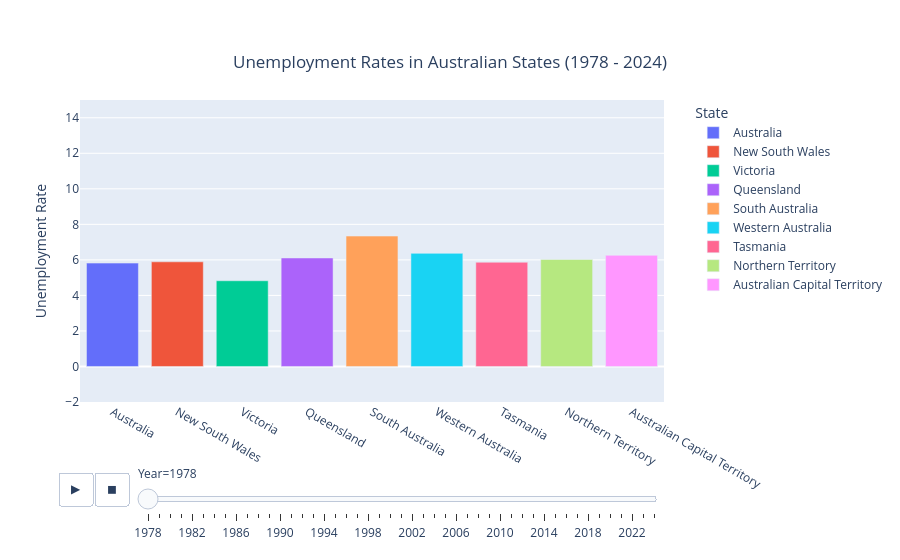

Here is the notebook cell this chart was saved with:
### Code cell
import pandas as pd
import plotly.express as px

# Load the dataset
file_path = r"./datatset/unemployment_of_all_states.csv"
df2 = pd.read_csv(file_path)

# Select data from the 11th row onward (index 10) and reset the index
df2 = df.iloc[9:].reset_index(drop=True)

# Select the relevant columns (Date and unemployment rate data for Australia and states from columns 82-90)
df2 = df2.iloc[:, [0, 82, 83, 84, 85, 86, 87, 88, 89, 90]]

# Rename the columns for easier reference
df2.columns = ['Date', 'Australia', 'New South Wales', 'Victoria', 'Queensland', 
               'South Australia', 'Western Australia', 'Tasmania', 
               'Northern Territory', 'Australian Capital Territory']

# Convert 'Date' column to datetime format
df2.loc[:, 'Date'] = pd.to_datetime(df2['Date'], format='%Y-%m-%d %H:%M:%S')

# Convert the rest of the columns to numeric, coercing errors (useful for handling non-numeric data)
for col in df2.columns[1:]:
    df2.loc[:, col] = pd.to_numeric(df2[col], errors='coerce')

# Extract year from Date and add as a separate column
df2['Year'] = df2['Date'].dt.year

# Melt the dataframe to create a long format suitable for animation
melted_df2 = df2.melt(id_vars=['Year'], value_vars=['Australia','New South Wales', 'Victoria', 'Queensland', 'South Australia', 
                                    'Western Australia', 'Tasmania', 'Northern Territory', 
                                    'Australian Capital Territory'], var_name='State', value_name='Unemployment Rate')

# Create a bar plot with animation for each state
fig = px.bar(melted_df2, x='State', y='Unemployment Rate', color='State', 
             animation_frame='Year', animation_group='State', range_y=[-2, 15],
             title='Unemployment Rates in Australian States (1978 - 2024)',
             labels={'Unemployment Rate': 'Unemployment Rate'})

# Customize layout for better UX
fig.update_layout(
    title={
        'text': "Unemployment Rates in Australian States (1978 - 2024)",
        'y': 0.9,
        'x': 0.5,
        'xanchor': 'center',
        'yanchor': 'top'
    },
    hovermode="x unified",  # Displays hover info for all states at the same x value
    legend_title="State",
    legend=dict(
        yanchor="top",
        y=1,
        xanchor="left",
        x=1.05
    ),
    margin=dict(t=100, b=150)  # Add more space between the graph and the slider bar
)

# Remove the x-axis title
fig.update_xaxes(title=None)

# Show the plot
fig.show()

### Figure 1 — Plotly figure (JSON) as saved in the notebook; plotly's stock layout.template omitted (floating-point values rounded to 4 significant figures)
{"data": [{"alignmentgroup": "True", "hovertemplate": "State=%{x}<br>Year=1978<br>Unemployment Rate=%{y}<extra></extra>", "ids": ["Australia", "Australia"], "legendgroup": "Australia", "marker": {"color": "#636efa", "pattern": {"shape": ""}}, "name": "Australia", "offsetgroup": "Australia", "orientation": "v", "showlegend": true, "textposition": "auto", "type": "bar", "x": ["Australia", "Australia"], "xaxis": "x", "y": [5.819, 6.767], "yaxis": "y"}, {"alignmentgroup": "True", "hovertemplate": "State=%{x}<br>Year=1978<br>Unemployment Rate=%{y}<extra></extra>", "ids": ["New South Wales", "New South Wales"], "legendgroup": "New South Wales", "marker": {"color": "#EF553B", "pattern": {"shape": ""}}, "name": "New South Wales", "offsetgroup": "New South Wales", "orientation": "v", "showlegend": true, "textposition": "auto", "type": "bar", "x": ["New South Wales", "New South Wales"], "xaxis": "x", "y": [5.891, 6.26], "yaxis": "y"}, {"alignmentgroup": "True", "hovertemplate": "State=%{x}<br>Year=1978<br>Unemployment Rate=%{y}<extra></extra>", "ids": ["Victoria", "Victoria"], "legendgroup": "Victoria", "marker": {"color": "#00cc96", "pattern": {"shape": ""}}, "name": "Victoria", "offsetgroup": "Victoria", "orientation": "v", "showlegend": true, "textposition": "auto", "type": "bar", "x": ["Victoria", "Victoria"], "xaxis": "x", "y": [4.825, 6.403], "yaxis": "y"}, {"alignmentgroup": "True", "hovertemplate": "State=%{x}<br>Year=1978<br>Unemployment Rate=%{y}<extra></extra>", "ids": ["Queensland", "Queensland"], "legendgroup": "Queensland", "marker": {"color": "#ab63fa", "pattern": {"shape": ""}}, "name": "Queensland", "offsetgroup": "Queensland", "orientation": "v", "showlegend": true, "textposition": "auto", "type": "bar", "x": ["Queensland", "Queensland"], "xaxis": "x", "y": [6.108, 7.419], "yaxis": "y"}, {"alignmentgroup": "True", "hovertemplate": "State=%{x}<br>Year=1978<br>Unemployment Rate=%{y}<extra></extra>", "ids": ["South Australia", "South Australia"], "legendgroup": "South Australia", "marker": {"color": "#FFA15A", "pattern": {"shape": ""}}, "name": "South Australia", "offsetgroup": "South Australia", "orientation": "v", "showlegend": true, "textposition": "auto", "type": "bar", "x": ["South Australia", "South Australia"], "xaxis": "x", "y": [7.339, 7.578], "yaxis": "y"}, {"alignmentgroup": "True", "hovertemplate": "State=%{x}<br>Year=1978<br>Unemployment Rate=%{y}<extra></extra>", "ids": ["Western Australia", "Western Australia"], "legendgroup": "Western Australia", "marker": {"color": "#19d3f3", "pattern": {"shape": ""}}, "name": "Western Australia", "offsetgroup": "Western Australia", "orientation": "v", "showlegend": true, "textposition": "auto", "type": "bar", "x": ["Western Australia", "Western Australia"], "xaxis": "x", "y": [6.367, 7.432], "yaxis": "y"}, {"alignmentgroup": "True", "hovertemplate": "State=%{x}<br>Year=1978<br>Unemployment Rate=%{y}<extra></extra>", "ids": ["Tasmania", "Tasmania"], "legendgroup": "Tasmania", "marker": {"color": "#FF6692", "pattern": {"shape": ""}}, "name": "Tasmania", "offsetgroup": "Tasmania", "orientation": "v", "showlegend": true, "textposition": "auto", "type": "bar", "x": ["Tasmania", "Tasmania"], "xaxis": "x", "y": [5.867, 7.083], "yaxis": "y"}, {"alignmentgroup": "True", "hovertemplate": "State=%{x}<br>Year=1978<br>Unemployment Rate=%{y}<extra></extra>", "ids": ["Northern Territory", "Northern Territory"], "legendgroup": "Northern Territory", "marker": {"color": "#B6E880", "pattern": {"shape": ""}}, "name": "Northern Territory", "offsetgroup": "Northern Territory", "orientation": "v", "showlegend": true, "textposition": "auto", "type": "bar", "x": ["Northern Territory", "Northern Territory"], "xaxis": "x", "y": [6.022, 5.385], "yaxis": "y"}, {"alignmentgroup": "True", "hovertemplate": "State=%{x}<br>Year=1978<br>Unemployment Rate=%{y}<extra></extra>", "ids": ["Australian Capital Territory", "Australian Capital Territory"], "legendgroup": "Australian Capital Territory", "marker": {"color": "#FF97FF", "pattern": {"shape": ""}}, "name": "Australian Capital Territory", "offsetgroup": "Australian Capital Territory", "orientation": "v", "showlegend": true, "textposition": "auto", "type": "bar", "x": ["Australian Capital Territory", "Australian Capital Territory"], "xaxis": "x", "y": [6.257, 9.666], "yaxis": "y"}], "layout": {"barmode": "relative", "hovermode": "x unified", "legend": {"title": {"text": "State"}, "tracegroupgap": 0, "x": 1.05, "xanchor": "left", "y": 1, "yanchor": "top"}, "margin": {"b": 150, "t": 100}, "sliders": [{"active": 0, "currentvalue": {"prefix": "Year="}, "len": 0.9, "pad": {"b": 10, "t": 60}, "steps": [{"args": [["1978"], {"frame": {"duration": 0, "redraw": true}, "fromcurrent": true, "mode": "immediate", "transition": {"duration": 0, "easing": "linear"}}], "label": "1978", "method": "animate"}, {"args": [["1979"], {"frame": {"duration": 0, "redraw": true}, "fromcurrent": true, "mode": "immediate", "transition": {"duration": 0, "easing": "linear"}}], "label": "1979", "method": "animate"}, {"args": [["1980"], {"frame": {"duration": 0, "redraw": true}, "fromcurrent": true, "mode": "immediate", "transition": {"duration": 0, "easing": "linear"}}], "label": "1980", "method": "animate"}, {"args": [["1981"], {"frame": {"duration": 0, "redraw": true}, "fromcurrent": true, "mode": "immediate", "transition": {"duration": 0, "easing": "linear"}}], "label": "1981", "method": "animate"}, {"args": [["1982"], {"frame": {"duration": 0, "redraw": true}, "fromcurrent": true, "mode": "immediate", "transition": {"duration": 0, "easing": "linear"}}], "label": "1982", "method": "animate"}, {"args": [["1983"], {"frame": {"duration": 0, "redraw": true}, "fromcurrent": true, "mode": "immediate", "transition": {"duration": 0, "easing": "linear"}}], "label": "1983", "method": "animate"}, {"args": [["1984"], {"frame": {"duration": 0, "redraw": true}, "fromcurrent": true, "mode": "immediate", "transition": {"duration": 0, "easing": "linear"}}], "label": "1984", "method": "animate"}, {"args": [["1985"], {"frame": {"duration": 0, "redraw": true}, "fromcurrent": true, "mode": "immediate", "transition": {"duration": 0, "easing": "linear"}}], "label": "1985", "method": "animate"}, {"args": [["1986"], {"frame": {"duration": 0, "redraw": true}, "fromcurrent": true, "mode": "immediate", "transition": {"duration": 0, "easing": "linear"}}], "label": "1986", "method": "animate"}, {"args": [["1987"], {"frame": {"duration": 0, "redraw": true}, "fromcurrent": true, "mode": "immediate", "transition": {"duration": 0, "easing": "linear"}}], "label": "1987", "method": "animate"}, {"args": [["1988"], {"frame": {"duration": 0, "redraw": true}, "fromcurrent": true, "mode": "immediate", "transition": {"duration": 0, "easing": "linear"}}], "label": "1988", "method": "animate"}, {"args": [["1989"], {"frame": {"duration": 0, "redraw": true}, "fromcurrent": true, "mode": "immediate", "transition": {"duration": 0, "easing": "linear"}}], "label": "1989", "method": "animate"}, {"args": [["1990"], {"frame": {"duration": 0, "redraw": true}, "fromcurrent": true, "mode": "immediate", "transition": {"duration": 0, "easing": "linear"}}], "label": "1990", "method": "animate"}, {"args": [["1991"], {"frame": {"duration": 0, "redraw": true}, "fromcurrent": true, "mode": "immediate", "transition": {"duration": 0, "easing": "linear"}}], "label": "1991", "method": "animate"}, {"args": [["1992"], {"frame": {"duration": 0, "redraw": true}, "fromcurrent": true, "mode": "immediate", "transition": {"duration": 0, "easing": "linear"}}], "label": "1992", "method": "animate"}, {"args": [["1993"], {"frame": {"duration": 0, "redraw": true}, "fromcurrent": true, "mode": "immediate", "transition": {"duration": 0, "easing": "linear"}}], "label": "1993", "method": "animate"}, {"args": [["1994"], {"frame": {"duration": 0, "redraw": true}, "fromcurrent": true, "mode": "immediate", "transition": {"duration": 0, "easing": "linear"}}], "label": "1994", "method": "animate"}, {"args": [["1995"], {"frame": {"duration": 0, "redraw": true}, "fromcurrent": true, "mode": "immediate", "transition": {"duration": 0, "easing": "linear"}}], "label": "1995", "method": "animate"}, {"args": [["1996"], {"frame": {"duration": 0, "redraw": true}, "fromcurrent": true, "mode": "immediate", "transition": {"duration": 0, "easing": "linear"}}], "label": "1996", "method": "animate"}, {"args": [["1997"], {"frame": {"duration": 0, "redraw": true}, "fromcurrent": true, "mode": "immediate", "transition": {"duration": 0, "easing": "linear"}}], "label": "1997", "method": "animate"}, {"args": [["1998"], {"frame": {"duration": 0, "redraw": true}, "fromcurrent": true, "mode": "immediate", "transition": {"duration": 0, "easing": "linear"}}], "label": "1998", "method": "animate"}, {"args": [["1999"], {"frame": {"duration": 0, "redraw": true}, "fromcurrent": true, "mode": "immediate", "transition": {"duration": 0, "easing": "linear"}}], "label": "1999", "method": "animate"}, {"args": [["2000"], {"frame": {"duration": 0, "redraw": true}, "fromcurrent": true, "mode": "immediate", "transition": {"duration": 0, "easing": "linear"}}], "label": "2000", "method": "animate"}, {"args": [["2001"], {"frame": {"duration": 0, "redraw": true}, "fromcurrent": true, "mode": "immediate", "transition": {"duration": 0, "easing": "linear"}}], "label": "2001", "method": "animate"}, {"args": [["2002"], {"frame": {"duration": 0, "redraw": true}, "fromcurrent": true, "mode": "immediate", "transition": {"duration": 0, "easing": "linear"}}], "label": "2002", "method": "animate"}, {"args": [["2003"], {"frame": {"duration": 0, "redraw": true}, "fromcurrent": true, "mode": "immediate", "transition": {"duration": 0, "easing": "linear"}}], "label": "2003", "method": "animate"}, {"args": [["2004"], {"frame": {"duration": 0, "redraw": true}, "fromcurrent": true, "mode": "immediate", "transition": {"duration": 0, "easing": "linear"}}], "label": "2004", "method": "animate"}, {"args": [["2005"], {"frame": {"duration": 0, "redraw": true}, "fromcurrent": true, "mode": "immediate", "transition": {"duration": 0, "easing": "linear"}}], "label": "2005", "method": "animate"}, {"args": [["2006"], {"frame": {"duration": 0, "redraw": true}, "fromcurrent": true, "mode": "immediate", "transition": {"duration": 0, "easing": "linear"}}], "label": "2006", "method": "animate"}, {"args": [["2007"], {"frame": {"duration": 0, "redraw": true}, "fromcurrent": true, "mode": "immediate", "transition": {"duration": 0, "easing": "linear"}}], "label": "2007", "method": "animate"}, {"args": [["2008"], {"frame": {"duration": 0, "redraw": true}, "fromcurrent": true, "mode": "immediate", "transition": {"duration": 0, "easing": "linear"}}], "label": "2008", "method": "animate"}, {"args": [["2009"], {"frame": {"duration": 0, "redraw": true}, "fromcurrent": true, "mode": "immediate", "transition": {"duration": 0, "easing": "linear"}}], "label": "2009", "method": "animate"}, {"args": [["2010"], {"frame": {"duration": 0, "redraw": true}, "fromcurrent": true, "mode": "immediate", "transition": {"duration": 0, "easing": "linear"}}], "label": "2010", "method": "animate"}, {"args": [["2011"], {"frame": {"duration": 0, "redraw": true}, "fromcurrent": true, "mode": "immediate", "transition": {"duration": 0, "easing": "linear"}}], "label": "2011", "method": "animate"}, {"args": [["2012"], {"frame": {"duration": 0, "redraw": true}, "fromcurrent": true, "mode": "immediate", "transition": {"duration": 0, "easing": "linear"}}], "label": "2012", "method": "animate"}, {"args": [["2013"], {"frame": {"duration": 0, "redraw": true}, "fromcurrent": true, "mode": "immediate", "transition": {"duration": 0, "easing": "linear"}}], "label": "2013", "method": "animate"}, {"args": [["2014"], {"frame": {"duration": 0, "redraw": true}, "fromcurrent": true, "mode": "immediate", "transition": {"duration": 0, "easing": "linear"}}], "label": "2014", "method": "animate"}, {"args": [["2015"], {"frame": {"duration": 0, "redraw": true}, "fromcurrent": true, "mode": "immediate", "transition": {"duration": 0, "easing": "linear"}}], "label": "2015", "method": "animate"}, {"args": [["2016"], {"frame": {"duration": 0, "redraw": true}, "fromcurrent": true, "mode": "immediate", "transition": {"duration": 0, "easing": "linear"}}], "label": "2016", "method": "animate"}, {"args": [["2017"], {"frame": {"duration": 0, "redraw": true}, "fromcurrent": true, "mode": "immediate", "transition": {"duration": 0, "easing": "linear"}}], "label": "2017", "method": "animate"}, {"args": [["2018"], {"frame": {"duration": 0, "redraw": true}, "fromcurrent": true, "mode": "immediate", "transition": {"duration": 0, "easing": "linear"}}], "label": "2018", "method": "animate"}, {"args": [["2019"], {"frame": {"duration": 0, "redraw": true}, "fromcurrent": true, "mode": "immediate", "transition": {"duration": 0, "easing": "linear"}}], "label": "2019", "method": "animate"}, {"args": [["2020"], {"frame": {"duration": 0, "redraw": true}, "fromcurrent": true, "mode": "immediate", "transition": {"duration": 0, "easing": "linear"}}], "label": "2020", "method": "animate"}, {"args": [["2021"], {"frame": {"duration": 0, "redraw": true}, "fromcurrent": true, "mode": "immediate", "transition": {"duration": 0, "easing": "linear"}}], "label": "2021", "method": "animate"}, {"args": [["2022"], {"frame": {"duration": 0, "redraw": true}, "fromcurrent": true, "mode": "immediate", "transition": {"duration": 0, "easing": "linear"}}], "label": "2022", "method": "animate"}, {"args": [["2023"], {"frame": {"duration": 0, "redraw": true}, "fromcurrent": true, "mode": "immediate", "transition": {"duration": 0, "easing": "linear"}}], "label": "2023", "method": "animate"}, {"args": [["2024"], {"frame": {"duration": 0, "redraw": true}, "fromcurrent": true, "mode": "immediate", "transition": {"duration": 0, "easing": "linear"}}], "label": "2024", "method": "animate"}], "x": 0.1, "xanchor": "left", "y": 0, "yanchor": "top"}], "title": {"text": "Unemployment Rates in Australian States (1978 - 2024)", "x": 0.5, "xanchor": "center", "y": 0.9, "yanchor": "top"}, "updatemenus": [{"buttons": [{"args": [null, {"frame": {"duration": 500, "redraw": true}, "fromcurrent": true, "mode": "immediate", "transition": {"duration": 500, "easing": "linear"}}], "label": "&#9654;", "method": "animate"}, {"args": [[null], {"frame": {"duration": 0, "redraw": true}, "fromcurrent": true, "mode": "immediate", "transition": {"duration": 0, "easing": "linear"}}], "label": "&#9724;", "method": "animate"}], "direction": "left", "pad": {"r": 10, "t": 70}, "showactive": false, "type": "buttons", "x": 0.1, "xanchor": "right", "y": 0, "yanchor": "top"}], "xaxis": {"anchor": "y", "categoryarray": ["Australia", "New South Wales", "Victoria", "Queensland", "South Australia", "Western Australia", "Tasmania", "Northern Territory", "Australian Capital Territory"], "categoryorder": "array", "domain": [0, 1], "title": {}}, "yaxis": {"anchor": "x", "domain": [0, 1], "range": [-2, 15], "title": {"text": "Unemployment Rate"}}}}
